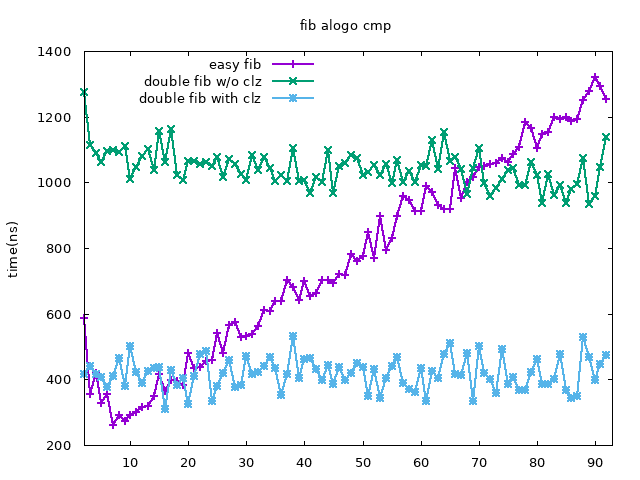

Write gnuplot code to recreate this figure.
reset
set ylabel 'time(ns)'
set title 'fib alogo cmp'
set key left top
set term png enhanced font 'Verdana,10'
set output 'exp1.png'
plot [2:93][:] \
'exp1.out' using 1:2 with linespoints linewidth 2 title "easy fib",\
'' using 1:3 with linespoints linewidth 2 title "double fib w/o clz",\
'' using 1:4 with linespoints linewidth 2 title "double fib with clz",\